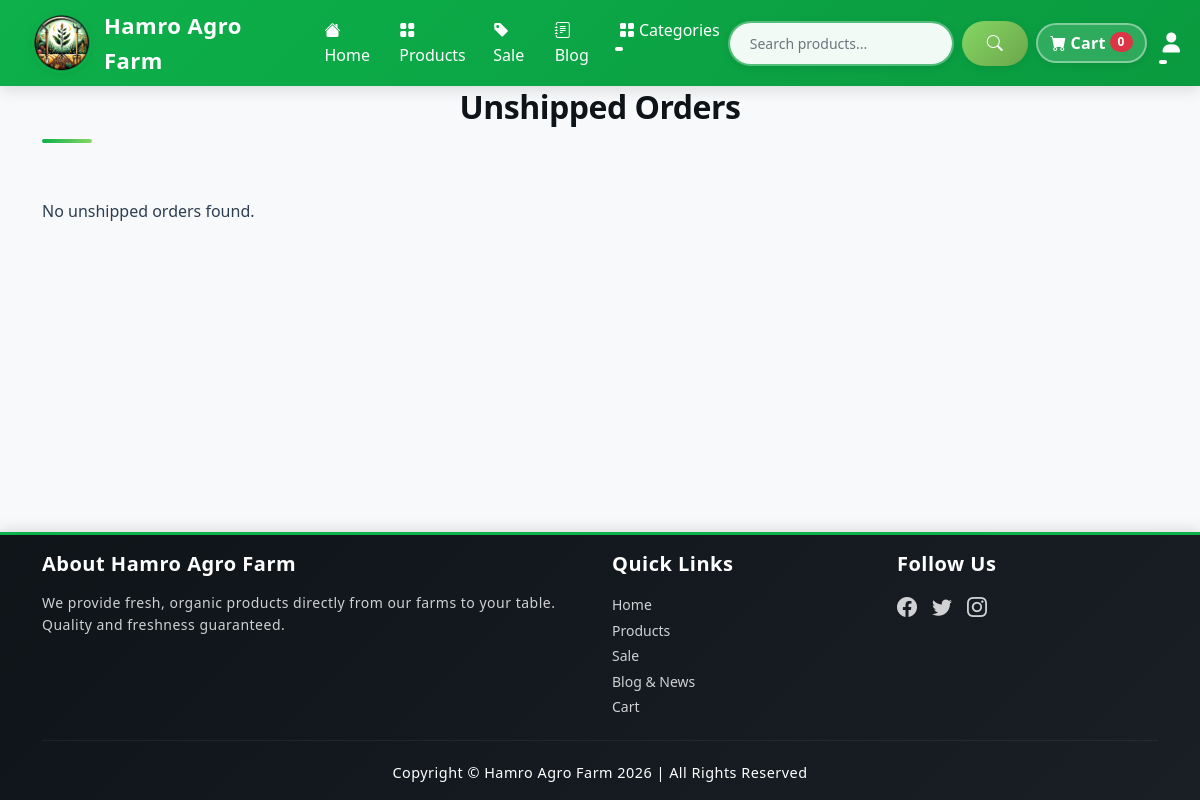
The page /payment/unshipped_dash (signed in) on the database as committed earlier.
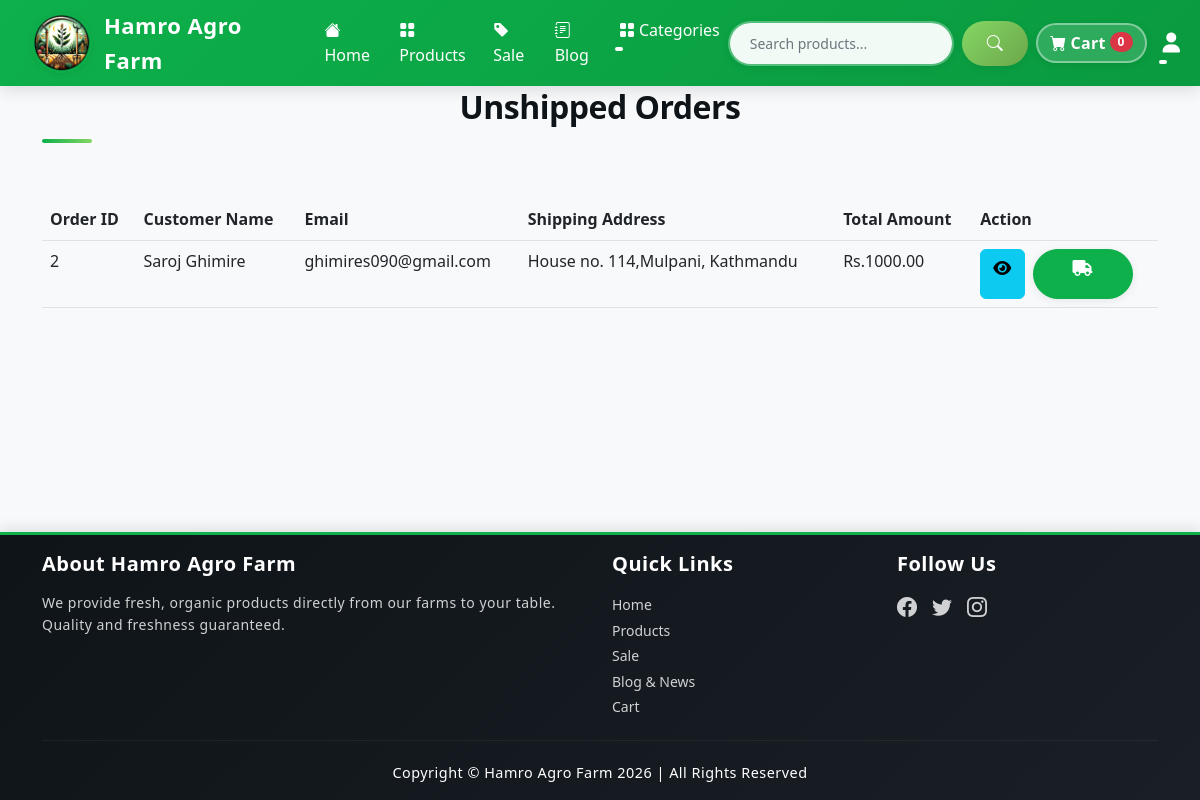
The same page on the database as committed later.
### payment/models.py (models this page shows, shortened)
class Order(models.Model):
    class ShippingStatus(models.TextChoices):
        PENDING = 'pending', 'Pending'
        SHIPPED = 'shipped', 'Shipped'
        DELIVERED = 'delivered', 'Delivered'
        CANCELLED = 'cancelled', 'Cancelled'
    user = models.ForeignKey(User, on_delete=models.CASCADE, null=True, blank=True)
    full_name = models.CharField(max_length=250)
    email = models.EmailField(max_length=250)
    phone = models.CharField(max_length=15, blank=True, null=True)
    shipping_address = models.TextField(max_length=15000)
    total_amount = models.DecimalField(max_digits=10, decimal_places=2, default=0)
    date_ordered = models.DateTimeField(auto_now_add=True)
    shipping_status = models.CharField(max_length=20, choices=ShippingStatus.choices, default=ShippingStatus.PENDING)
    date_shipped = models.DateTimeField(blank=True, null=True)

### payment/views.py (the view, shortened to what this page needs)
# urls.py: path('unshipped_dash', views.unshipped_dash, name="unshipped_dash"),
@login_required
def unshipped_dash(request):
    if request.user.is_authenticated and request.user.is_superuser:
        orders = Order.objects.filter(shipping_status=Order.ShippingStatus.PENDING).order_by('-date_ordered')
        return render(request, "unshipped_dash.html", {"orders": orders})
    else:
        messages.error(request, "Access Denied")
        return redirect('home')

### blog/context_processors.py (called while the page is built)
def blog_context(request):
    return {
        'blog_categories': Category.objects.all(),
        'featured_blog_posts': BlogPost.objects.filter(
            status='published',
            featured=True
        ).order_by('-published_at')[:3],
    }

### cart/cart.py (called while the page is built)
    def __len__(self):
        return sum(self.cart.values())  # Sum up all quantities

### cart/context_processor.py (called while the page is built)
def cart(request):
    return {'cart': Cart(request)}   #Return the default data from our cart

### product/context_processor.py (called while the page is built)
def categories_processor(request):
    categories = Category.objects.all().order_by('name')
    return {'categories': categories}

### payment/templates/unshipped_dash.html (shortened to what this page needs)
{% extends 'base.html' %}
{% block content %}
    <div class="container">
        <h2 class="text-center">Unshipped Orders</h2><br>
       {% if orders %}
            <table class="table">
                <thead>
                    <tr>
                        <th>Order ID</th>
                        <th>Customer Name</th>
                        <th>Email</th>
                        <th>Shipping Address</th>
                        <th>Total Amount</th>
                        <th>Action</th>
                    </tr>
                </thead>
                <tbody>
                    {% for order in orders %}
                        <tr>
                            <td>{{ order.id }}</td>
                            <td>{{ order.full_name }}</td>
                            <td>{{ order.email }}</td>
                            <td>{{ order.shipping_address }}</td>
                            <td>Rs.{{ order.total_amount }}</td>
                            <td>
                                <div class="d-flex">
                                    <a href="{% url 'order_confirmation' order.id %}" class="btn btn-info me-2" data-bs-toggle="tooltip" data-bs-placement="top" title="View Details">
                                        <i class="fa fa-eye"></i>
                                    </a>
                                    <form method="POST" action="{% url 'unshipped_dash' %}">
                                        <button type="submit" class="btn btn-success" data-bs-toggle="tooltip" data-bs-placement="top" title="Mark as Shipped">
                                            <i class="fa fa-truck"></i>
                                        </button>
                                    </form>
                                </div>
                            </td>
                        </tr>
                    {% endfor %}
                </tbody>
            </table>
        {% else %}
            <p>No unshipped orders found.</p>
        {% endif %}
    </div>
</body>
</html>
{% endblock %}

### templates/base.html (shortened to what this page needs)
{% load static %}
<!DOCTYPE html>
<html lang="en">
  <head>
    <link href="https://cdnjs.cloudflare.com/ajax/libs/font-awesome/6.5.2/css/all.min.css" rel="stylesheet" />
    <link href="https://cdn.jsdelivr.net/npm/bootstrap-icons@1.5.0/font/bootstrap-icons.css" rel="stylesheet" />
    <link rel="stylesheet" href="//cdn.jsdelivr.net/npm/alertifyjs@1.14.0/build/css/alertify.min.css"/>
    <link rel="stylesheet" href="//cdn.jsdelivr.net/npm/alertifyjs@1.14.0/build/css/themes/default.min.css"/>
    <link href="{% static 'css/styles.css' %}" rel="stylesheet" />
    <link href="{% static 'css/custom-style.css' %}" rel="stylesheet" />
  </head>
  <body class="d-flex flex-column min-vh-100">
    {% include 'navbar.html' %}
    <main class="flex-grow-1">
      {% block content %}
      {% endblock %}
    <footer class="py-3 mt-auto">
      <div class="container">
        <div class="row">
          <div class="col-md-6 mb-3 mb-md-0">
            <h5 style="color: white; font-weight: 700; margin-bottom: 15px;">About Hamro Agro Farm</h5>
            <p style="color: rgba(255, 255, 255, 0.8); font-size: 14px; margin: 0; line-height: 1.6;">
              We provide fresh, organic products directly from our farms to your table. Quality and freshness guaranteed.
            </p>
          </div>
          <div class="col-md-3 mb-3 mb-md-0">
            <h5 style="color: white; font-weight: 700; margin-bottom: 15px;">Quick Links</h5>
            <ul style="list-style: none; padding: 0; margin: 0;">
              <li><a href="{% url 'home' %}" style="color: rgba(255, 255, 255, 0.8); font-size: 14px;">Home</a></li>
              <li><a href="{% url 'product_catalog' %}" style="color: rgba(255, 255, 255, 0.8); font-size: 14px;">Products</a></li>
              <li><a href="{% url 'sale' %}" style="color: rgba(255, 255, 255, 0.8); font-size: 14px;">Sale</a></li>
              <li><a href="{% url 'blog:blog_list' %}" style="color: rgba(255, 255, 255, 0.8); font-size: 14px;">Blog & News</a></li>
              <li><a href="{% url 'cart_summary' %}" style="color: rgba(255, 255, 255, 0.8); font-size: 14px;">Cart</a></li>
            </ul>
          </div>
          <div class="col-md-3">
            <h5 style="color: white; font-weight: 700; margin-bottom: 15px;">Follow Us</h5>
            <div style="display: flex; gap: 15px;">
              <a href="#" style="color: white; font-size: 20px; opacity: 0.8;"><i class="bi bi-facebook"></i></a>
              <a href="#" style="color: white; font-size: 20px; opacity: 0.8;"><i class="bi bi-twitter"></i></a>
              <a href="#" style="color: white; font-size: 20px; opacity: 0.8;"><i class="bi bi-instagram"></i></a>
            </div>
          </div>
        </div>
        <hr style="border-color: rgba(255, 255, 255, 0.2); margin: 20px 0;">
        <p class="m-0 text-center text-white" style="font-size: 0.9rem;">
          Copyright &copy; Hamro Agro Farm
          | All Rights Reserved
        </p>
      </div>
    </footer>
  </body>
</html>

### templates/navbar.html (shortened to what this page needs)
{% load static %}
<nav class="navbar sticky-top navbar-expand-lg bg-custom">
  <div class="container-fluid">
    <a class="navbar-logo" href="{% url 'home' %}">
      <img src="{% static 'assets/logo.png' %}" alt="Logo">
      <span>Hamro Agro Farm</span>
    </a>
    <div class="collapse navbar-collapse" id="navbarSupportedContent">
      <ul class="navbar-nav me-auto mb-2 mb-lg-0 ms-lg-4">
        <li class="nav-item">
          <a class="nav-link" id="home" href="{% url 'home' %}">
            <i class="bi bi-house-fill me-1"></i>Home
          </a>
        </li>
        <li class="nav-item">
          <a class="nav-link" id="products" href="{% url 'product_catalog' %}">
            <i class="bi bi-grid-fill me-1"></i>Products
          </a>
        </li>
        <li class="nav-item">
          <a class="nav-link" id="sale" href="{% url 'sale' %}">
            <i class="bi bi-tag-fill me-1"></i>Sale
          </a>
        </li>
        <li class="nav-item">
          <a class="nav-link" id="blog" href="{% url 'blog:blog_list' %}">
            <i class="bi bi-journal-text me-1"></i>Blog
          </a>
        </li>
        <li class="nav-item dropdown">
          <a
            class="nav-link dropdown-toggle"
            id="navbarDropdown"
            href="#"
            role="button"
            data-bs-toggle="dropdown"
            aria-expanded="false"
          >
            <i class="bi bi-grid-fill me-1"></i>Categories
          </a>
        </li>
      </ul>
      <form class="d-flex" method="GET" action="{% url 'search' %}">
        <input
          class="form-control me-2"
          type="search"
          placeholder="Search products..."
          aria-label="Search"
          name="query"
        />
        <button class="btn bg-search me-2" type="submit">
          <i class="bi bi-search"></i>
        </button>
      </form>
      <a href="{% url 'cart_summary' %}" id="cart" class="btn d-flex align-items-center me-2 cart-btn">
        <i class="bi-cart-fill me-1"></i>
        <span class="d-none d-lg-inline">Cart</span>
        <span class="badge bg-danger text-white ms-1 rounded-pill" id="cart_quantity">{{ cart|length }}</span>
      </a>
      <ul class="navbar-nav ms-auto mb-2 mb-lg-0">
        {% if user.is_authenticated %}
        <li class="nav-item dropdown">
          <a
            class="nav-link dropdown-toggle"
            id="userDropdown"
            href="#"
            role="button"
            data-bs-toggle="dropdown"
            aria-expanded="false"
          >
            {% if user.profile.profile_picture %}
              <img src="{{ user.profile.profile_picture.url }}" alt="avatar" class="nav-avatar" style="width:36px;height:36px;object-fit:cover;border-radius:50%;"/>
            {% else %}
              <i class="fa-solid fa-user fa-lg"></i>
            {% endif %}
          </a>
        </li>
        {% endif %}
      </ul>
    </div>
  </div>
</nav>

### templates/mobile_bottom_nav.html (shortened to what this page needs)
{% load static %}

### static/css/custom-style.css (style rules this page uses)
:root { --primary-green: #0db04b; --secondary-green: #0a9a3f; --light-green: #e8f5e9; --accent-green: #85d764; --dark-bg: #0f1419; --light-bg: #f8f9fa; --card-shadow: 0 4px 15px rgba(0, 0, 0, 0.1); --transition: all 0.3s cubic-bezier(0.4, 0, 0.2, 1); --shadow-sm: 0 2px 8px rgba(0, 0, 0, 0.08); --shadow-md: 0 4px 15px rgba(0, 0, 0, 0.12); --shadow-lg: 0 8px 24px rgba(0, 0, 0, 0.15); --shadow-xl: 0 12px 32px rgba(0, 0, 0, 0.18); --space-xs: 4px; --space-sm: 8px; --space-md: 12px; --space-lg: 16px; --space-xl: 20px; --space-2xl: 24px; --space-3xl: 30px; --radius-sm: 6px; --radius-md: 8px; --radius-lg: 12px; --radius-xl: 15px; --transition-fast: all 0.2s cubic-bezier(0.4, 0, 0.2, 1); --transition-normal: all 0.3s cubic-bezier(0.4, 0, 0.2, 1); --transition-slow: all 0.4s cubic-bezier(0.4, 0, 0.2, 1); }
* { scroll-behavior: smooth; box-sizing: border-box; }
body { font-family: 'Segoe UI', Tahoma, Geneva, Verdana, sans-serif; background-color: var(--light-bg); color: #2c3e50; line-height: 1.6; }
.bg-custom { background: linear-gradient(135deg, var(--primary-green) 0%, var(--secondary-green) 100%); box-shadow: var(--shadow-md); backdrop-filter: blur(10px); }
.navbar-logo { display: flex; align-items: center; text-decoration: none; transition: var(--transition-fast); }
.navbar-logo img { height: 60px; margin-right: var(--space-md); margin-left: 20px; filter: brightness(1.1); transition: var(--transition-fast); border-radius: 50%; box-shadow: var(--shadow-sm); }
.navbar-logo span { color: white; font-size: 22px; font-weight: 600; letter-spacing: 0.5px; }
.nav-link { color: white !important; font-size: 16px; font-weight: 500; transition: var(--transition-fast); position: relative; padding-bottom: 0.5rem !important; }
.nav-link:after { content: ''; position: absolute; width: 0; height: 2px; bottom: 0; left: 0; background-color: #fff; transition: width 0.3s ease; border-radius: 2px; }
.form-control { border-radius: 25px; border: 2px solid rgba(255, 255, 255, 0.3); background-color: rgba(255, 255, 255, 0.95); padding: 10px 20px; font-size: 14px; transition: var(--transition-fast); box-shadow: var(--shadow-sm); }
.bg-search { background: linear-gradient(135deg, var(--accent-green) 0%, #6ca64a 100%); border: none; color: white; font-weight: 500; padding: 10px 25px; border-radius: 25px; transition: var(--transition-fast); box-shadow: var(--shadow-sm); }
.cart-btn { border-radius: 25px; font-weight: 600; background-color: rgba(255, 255, 255, 0.15) !important; border: 2px solid rgba(255, 255, 255, 0.4) !important; color: white !important; transition: var(--transition-fast); box-shadow: var(--shadow-sm); }
.badge { animation: badge-pulse 0.3s ease; }
.btn-success { background-color: var(--primary-green); border-color: var(--primary-green); font-weight: 600; border-radius: 25px; padding: 10px 25px; transition: var(--transition-fast); height: 50px; width: 100px; display: flex; justify-content: center; box-shadow: var(--shadow-sm); }
.btn { transition: var(--transition-fast); font-weight: 600; letter-spacing: 0.3px; }
footer { background: linear-gradient(135deg, var(--dark-bg) 0%, #1a1f26 100%); color: #fff; padding: 40px 0 30px; margin-top: auto; border-top: 3px solid var(--primary-green); box-shadow: 0 -4px 12px rgba(0, 0, 0, 0.1); }
footer p { font-size: 14px; letter-spacing: 0.5px; margin: 0; line-height: 1.6; color: rgba(255, 255, 255, 0.85); }
footer h5 { color: white; font-weight: 700; margin-bottom: var(--space-lg); letter-spacing: 0.5px; }
footer a { color: rgba(255, 255, 255, 0.8); transition: var(--transition-fast); text-decoration: none; }
footer hr { border-color: rgba(255, 255, 255, 0.1); }
h1, h2, h3, h4, h5, h6 { color: var(--dark-bg); font-weight: 700; letter-spacing: -0.5px; line-height: 1.3; }
h2 { position: relative; padding-bottom: 15px; margin-bottom: 30px; font-size: 32px; }
h2:after { content: ''; position: absolute; bottom: 0; left: 0; width: 50px; height: 4px; background: linear-gradient(90deg, var(--primary-green) 0%, var(--accent-green) 100%); border-radius: 2px; transition: var(--transition-normal); }

### templates/base.html (style rules this page uses)
html, body { height: 100%; }
body { display: flex; flex-direction: column; background-color: #f8f9fa; }
main { flex: 1; }
button, a, input[type="submit"], input[type="button"] { transition: all 0.3s cubic-bezier(0.4, 0, 0.2, 1); }
a { color: #0db04b; text-decoration: none; }

Rows that differ between the two databases and show on the page:
added Order: id "2", full_name "Saroj Ghimire", email "ghimires090@gmail.com", shipping_address "House no. 114,Mulpani, Kathmandu", total_amount "1000.00"
Other text that changed with them:
text no longer shown: "No unshipped orders found."
text now shown: "Order ID Customer Name Email Shipping Address Total Amount Action"
